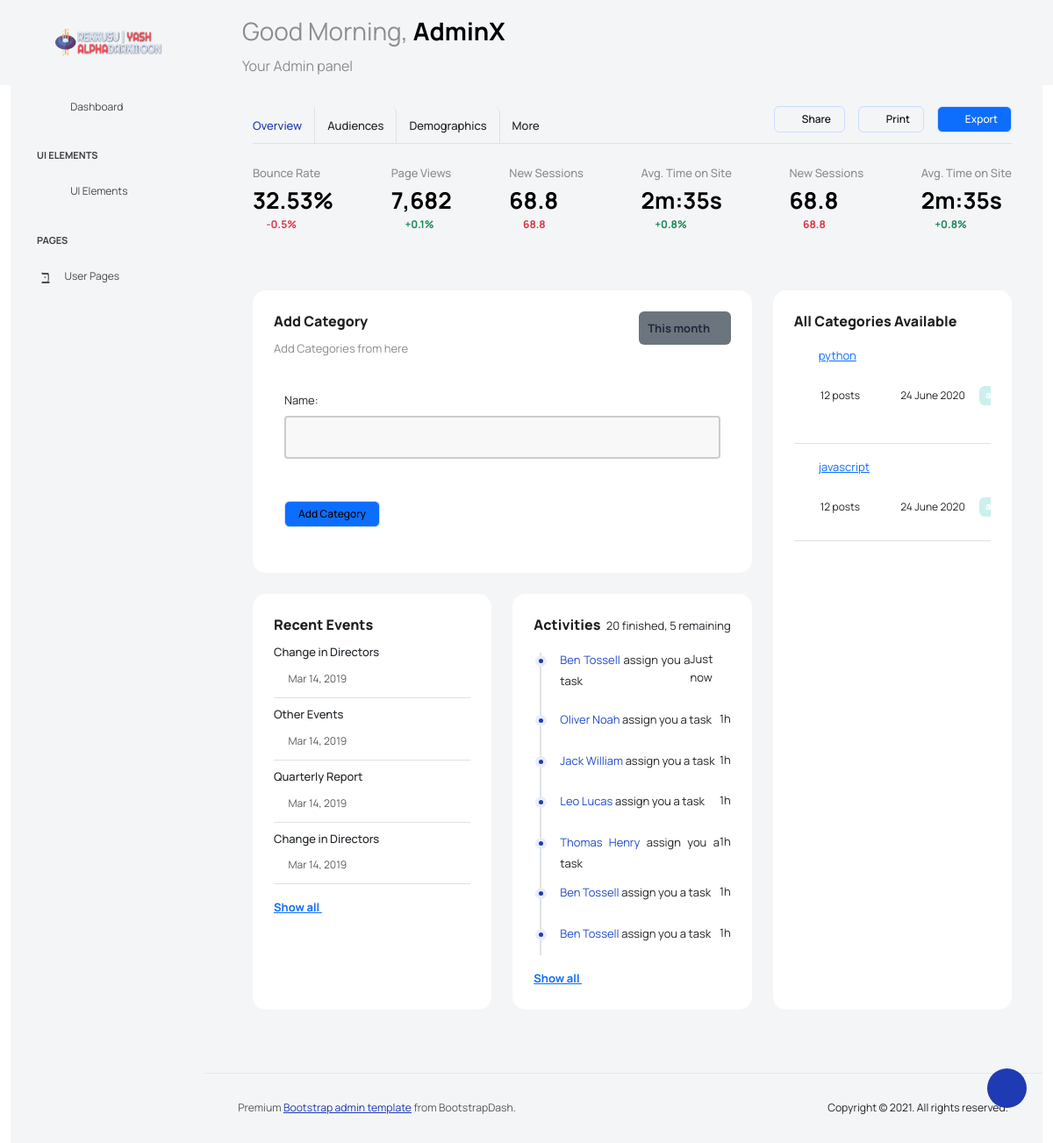
The page /add_category (signed in) on the database as committed earlier.
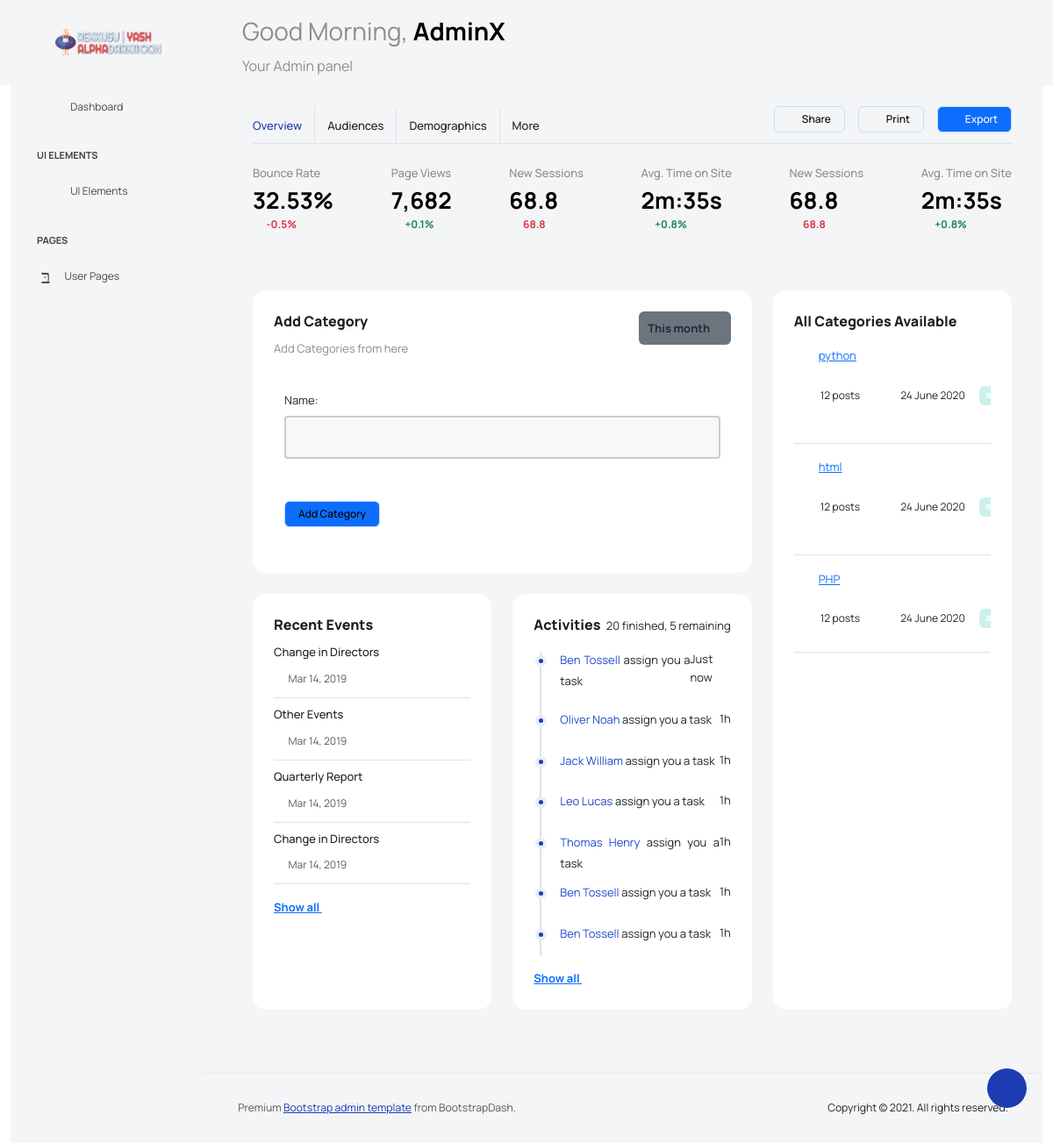
The same page on the database as committed later.
### blogs_app/models.py (models this page shows, shortened)
class Category(models.Model):
    name = models.CharField(max_length=255)

### blogs_app/views.py (the view)
# urls.py: path('add_category', AddCatagoryView.as_view(), name='add-category'),
class AddCatagoryView(CreateView):
    model = Category
    template_name = "admin_templates/pages/blogs_related/add_category.html"
    fields = '__all__'
    def get_context_data(self, **kwargs):
        context = super().get_context_data(**kwargs)
        context['categories'] = Category.objects.all()
        return context

### templates/admin_templates/pages/blogs_related/add_category.html (shortened to what the changed rows need)
{% extends 'admin_templates/_base_admin.html' %}
{% block content %}
<div class="main-panel">
  <div class="content-wrapper">
    <div class="row">
      <div class="col-sm-12">
        <div class="home-tab">
          <div class="tab-content tab-content-basic">
            <div class="tab-pane fade show active" id="overview" role="tabpanel" aria-labelledby="overview">
              <div class="row">
                <div class="col-lg-4 d-flex flex-column">
                  <div class="row flex-grow">
                    <div class="col-12 grid-margin stretch-card">
                      <div class="card card-rounded">
                        <div class="card-body">
                          <div class="row">
                            <div class="col-lg-12">
                              <div class="list-wrapper">
                                <ul class="todo-list todo-list-rounded">
                                  {% for category in categories %}
                                  <li class="d-block">
                                      <div class="form-check w-100">
                                          <label class="form-check-label">
                                              <a href="{% url 'blogs_app:category' category.id %}">
                                                  <p> {{ category.name }}</p>
                                              </a>
                                          </label>
                                          <div class="d-flex mt-2">
                                              <div class="ps-4 text-small me-3">12 posts</div>
                                              <div class="ps-4 text-small me-3">24 June 2020</div>
                                              <div class="badge badge-opacity-success me-3">available</div>
                                          </div>
                                          <br>
                                      </div>
                                  </li>
                                  {% endfor %}
                                </ul>
                              </div>
                            </div>
                          </div>
                        </div>
                      </div>
                    </div>
                  </div>
                </div>
              </div>
            </div>
          </div>
        </div>
      </div>
    </div>
  </div>
</div>
  {% endblock %}

Rows that differ between the two databases and show on the page:
removed Category: name "javascript"
added Category: name "html"
added Category: name "PHP"
